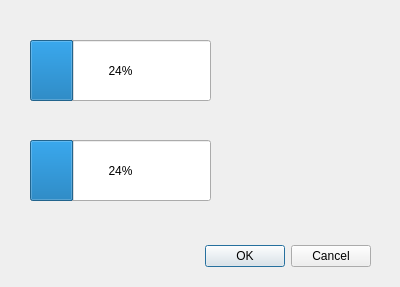
<?xml version="1.0" encoding="UTF-8"?>
<ui version="4.0">
 <class>Dialog</class>
 <widget class="QDialog" name="Dialog">
  <property name="geometry">
   <rect>
    <x>0</x>
    <y>0</y>
    <width>400</width>
    <height>287</height>
   </rect>
  </property>
  <property name="windowTitle">
   <string>Dialog</string>
  </property>
  <widget class="QDialogButtonBox" name="buttonBox">
   <property name="geometry">
    <rect>
     <x>30</x>
     <y>240</y>
     <width>341</width>
     <height>32</height>
    </rect>
   </property>
   <property name="orientation">
    <enum>Qt::Horizontal</enum>
   </property>
   <property name="standardButtons">
    <set>QDialogButtonBox::Cancel|QDialogButtonBox::Ok</set>
   </property>
  </widget>
  <widget class="QProgressBar" name="progressBar">
   <property name="geometry">
    <rect>
     <x>30</x>
     <y>40</y>
     <width>181</width>
     <height>61</height>
    </rect>
   </property>
   <property name="value">
    <number>24</number>
   </property>
  </widget>
  <widget class="QProgressBar" name="progressBar_2">
   <property name="geometry">
    <rect>
     <x>30</x>
     <y>140</y>
     <width>181</width>
     <height>61</height>
    </rect>
   </property>
   <property name="value">
    <number>24</number>
   </property>
  </widget>
 </widget>
 <resources/>
 <connections>
  <connection>
   <sender>buttonBox</sender>
   <signal>accepted()</signal>
   <receiver>Dialog</receiver>
   <slot>accept()</slot>
   <hints>
    <hint type="sourcelabel">
     <x>248</x>
     <y>254</y>
    </hint>
    <hint type="destinationlabel">
     <x>157</x>
     <y>274</y>
    </hint>
   </hints>
  </connection>
  <connection>
   <sender>buttonBox</sender>
   <signal>rejected()</signal>
   <receiver>Dialog</receiver>
   <slot>reject()</slot>
   <hints>
    <hint type="sourcelabel">
     <x>316</x>
     <y>260</y>
    </hint>
    <hint type="destinationlabel">
     <x>286</x>
     <y>274</y>
    </hint>
   </hints>
  </connection>
 </connections>
</ui>
